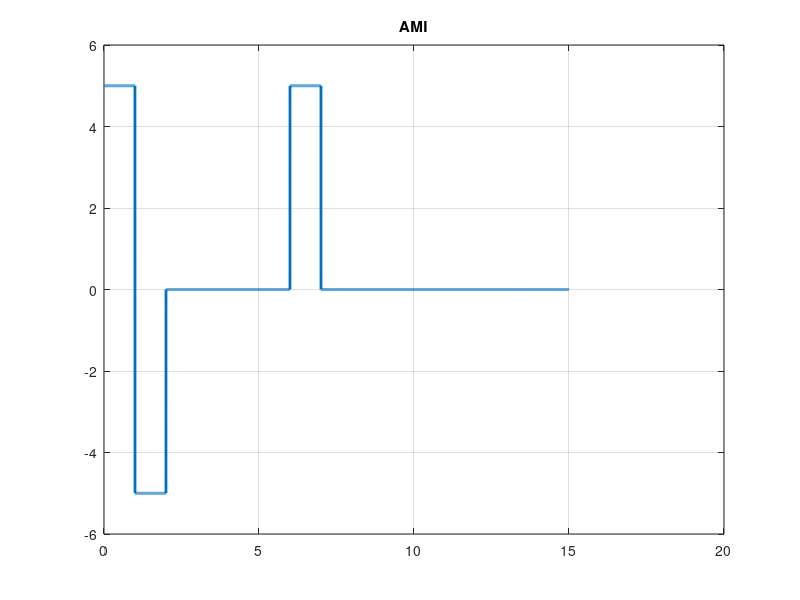

Recreate this plot in MATLAB.
clc;
close all;
clear all;

clc;
close all;
clear all;

bits = [1 1 0 0 0 0 1 0 0 0 0 0 0 0 0];
%bits = input('Give a input bit sequence: ');
bitrate = 1;
n = 1000;
T = length(bits)/bitrate;
N = length(bits) * n;
dt = T/N;
t = 0:dt:T-dt;

previous = -5; %Assuming Previous was -5;
x = zeros(1, length(t));
for i=1:length(bits)
    if(bits(i) == 1)
       x((i-1)*n+1: i*n) = previous * (-1);
       previous = previous * (-1);
    end
end
plot(t, x, 'Linewidth', 2);
grid on;
title('AMI');

%Decoding
y = zeros(1, length(x)/n);
for i=1:length(y)
    if(x((i-1)*n +1) ~= 0)
        y(i) = 1;
    end
end
disp(y);



